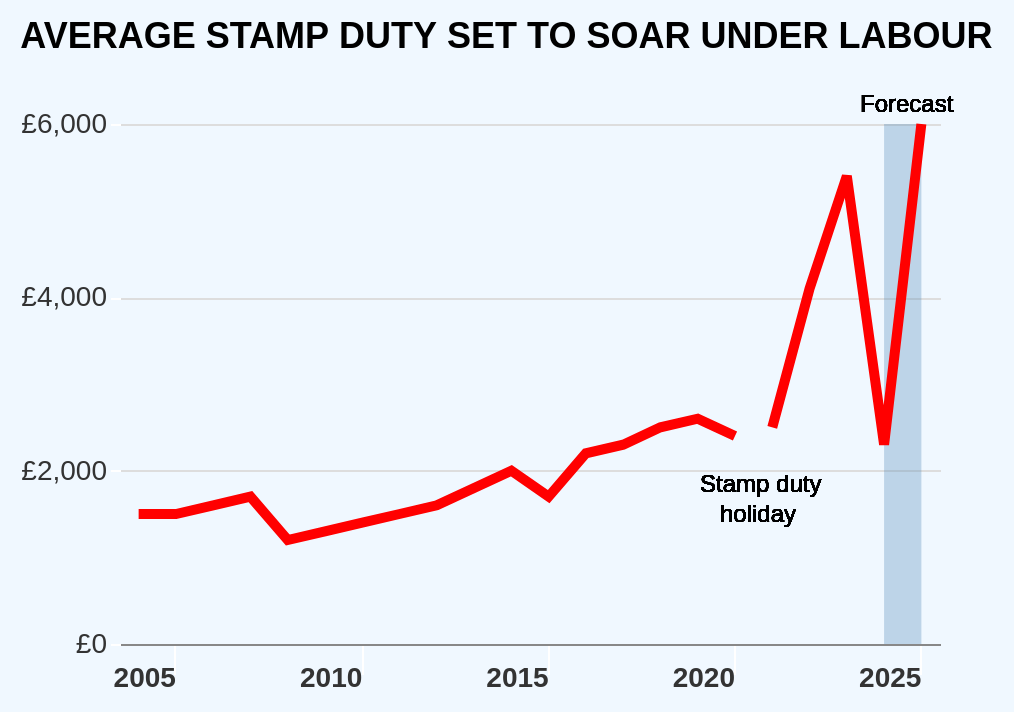

Write the Vega-Lite specification saved for this chart.
### Vega-Lite specification from a JSON file in a GitHub repository (floating-point values rounded to 4 significant figures)
{"$schema": "https://vega.github.io/schema/vega-lite/v5.json", "width": 410, "height": 260, "config": {"background": "#f0f8ff", "view": {"stroke": null}, "axis": {"labelColor": "#333", "titleColor": "#333"}}, "padding": 10, "title": {"text": ["AVERAGE STAMP DUTY SET TO SOAR UNDER LABOUR"], "fontSize": 18, "subtitle": ".", "subtitleColor": "rgba(0,0,0,0)", "anchor": "start", "color": "black", "fontWeight": "bold"}, "data": {"values": [{"year": 2004, "value": 1500, "type": "beforeholiday"}, {"year": 2005, "value": 1500, "type": "beforeholiday"}, {"year": 2006, "value": 1600, "type": "beforeholiday"}, {"year": 2007, "value": 1700, "type": "beforeholiday"}, {"year": 2008, "value": 1200, "type": "beforeholiday"}, {"year": 2009, "value": 1300, "type": "beforeholiday"}, {"year": 2010, "value": 1400, "type": "beforeholiday"}, {"year": 2011, "value": 1500, "type": "beforeholiday"}, {"year": 2012, "value": 1600, "type": "beforeholiday"}, {"year": 2013, "value": 1800, "type": "beforeholiday"}, {"year": 2014, "value": 2000, "type": "beforeholiday"}, {"year": 2015, "value": 1700, "type": "beforeholiday"}, {"year": 2016, "value": 2200, "type": "beforeholiday"}, {"year": 2017, "value": 2300, "type": "beforeholiday"}, {"year": 2018, "value": 2500, "type": "beforeholiday"}, {"year": 2019, "value": 2600, "type": "beforeholiday"}, {"year": 2020, "value": 2400, "type": "beforeholiday"}, {"year": 2021, "value": 2500, "type": "afterholiday"}, {"year": 2022, "value": 4100, "type": "afterholiday"}, {"year": 2023, "value": 5400, "type": "afterholiday"}, {"year": 2024, "value": 2300, "type": "afterholiday"}, {"year": 2025, "value": 6000, "type": "afterholiday"}]}, "layer": [{"data": {"values": [{"start": 2024, "end": 2025}]}, "mark": {"type": "rect", "color": "#4682b4", "opacity": 0.3}, "encoding": {"x": {"field": "start"}, "x2": {"field": "end"}, "y": {"value": 0}, "y2": {"value": 260}}}, {"transform": [{"filter": "datum.type == 'beforeholiday'"}], "mark": {"type": "line", "color": "red", "strokeWidth": 5}, "encoding": {"x": {"field": "year", "axis": {"labelAngle": 0, "labelFontSize": 14, "labelFontStyle": "bold", "values": [2005, 2010, 2015, 2020, 2025], "tickSize": 15, "tickColor": "white"}, "title": null}, "y": {"field": "value", "type": "quantitative", "title": null, "axis": {"domain": false, "labelFontSize": 14, "values": [0, 2000, 4000, 6000], "tickSize": 5, "tickColor": "white", "labelExpr": "'£' + format(datum.value, ',.0f')"}}}}, {"transform": [{"filter": "datum.type == 'afterholiday'"}], "mark": {"type": "line", "color": "red", "strokeWidth": 5}, "encoding": {"x": {"field": "year"}, "y": {"field": "value", "type": "quantitative"}}}, {"mark": {"type": "text", "align": "left", "baseline": "middle", "dx": 5, "fontSize": 12, "fontWeight": "normal"}, "encoding": {"x": {"value": 285}, "y": {"value": 180}, "text": {"value": "Stamp duty"}}}, {"mark": {"type": "text", "align": "left", "baseline": "middle", "dx": 5, "fontSize": 12, "fontWeight": "normal"}, "encoding": {"x": {"value": 295}, "y": {"value": 195}, "text": {"value": "holiday"}}}, {"mark": {"type": "text", "align": "left", "baseline": "middle", "dx": 5, "fontSize": 12, "fontWeight": "normal"}, "encoding": {"x": {"value": 365}, "y": {"value": -10}, "text": {"value": "Forecast"}}}]}
